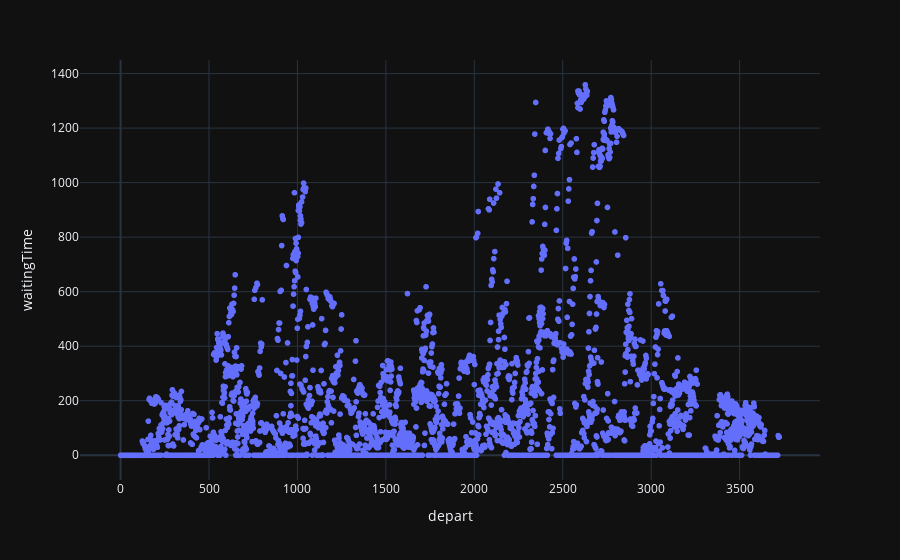

Notebook code cell kept with this figure:
### Markdown cell above
keep track of waiting time, time loss, average speed

### Code cell
fig = px.scatter(df, x="depart", y="waitingTime")
fig.show()

### Figure 1 — Plotly figure (JSON) as saved in the notebook; plotly's stock layout.template omitted (floating-point values rounded to 4 significant figures; data arrays with more than 128 entries replaced by an {"elided": "..."} marker saying what was removed)
{"data": [{"hovertemplate": "depart=%{x}<br>waitingTime=%{y}<extra></extra>", "legendgroup": "", "marker": {"color": "#636efa", "symbol": "circle"}, "mode": "markers", "name": "", "showlegend": false, "x": {"elided": "3524 float values"}, "xaxis": "x", "y": {"elided": "3524 float values"}, "yaxis": "y", "type": "scattergl"}], "layout": {"xaxis": {"anchor": "y", "domain": [0.0, 1.0], "title": {"text": "depart"}}, "yaxis": {"anchor": "x", "domain": [0.0, 1.0], "title": {"text": "waitingTime"}}, "legend": {"tracegroupgap": 0}, "margin": {"t": 60}}}
